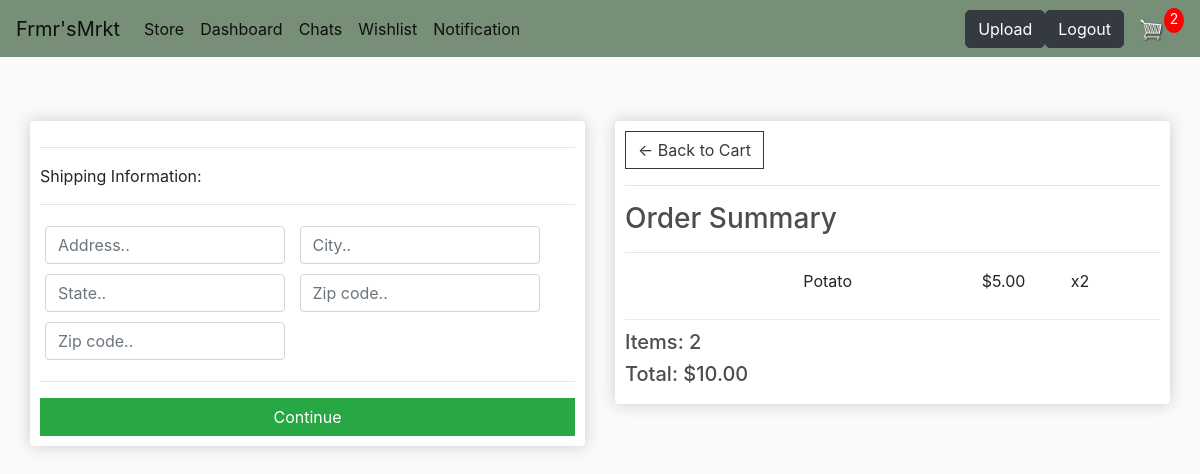
The page /checkout/ (signed in) on the database as committed earlier.
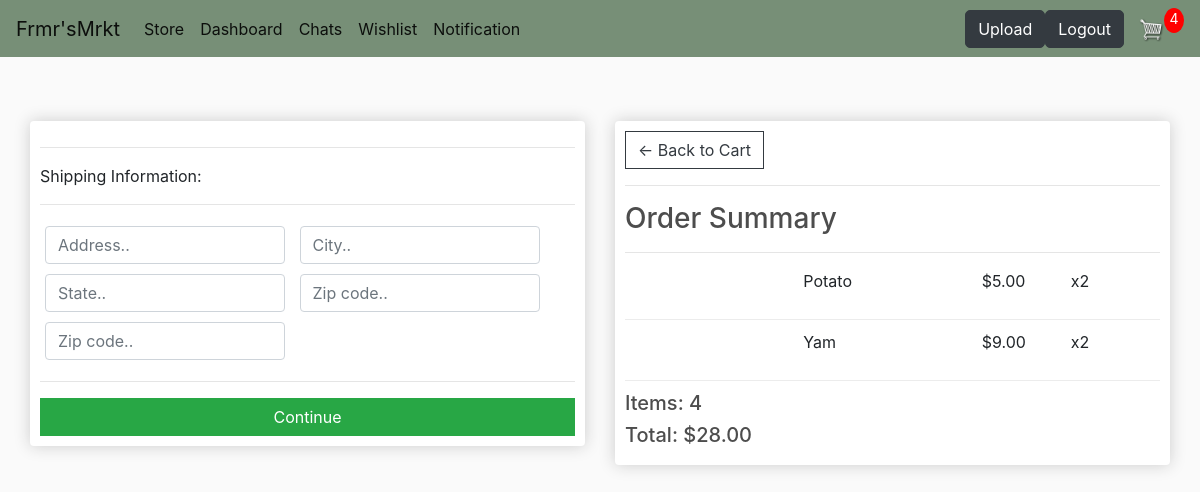
The same page on the database as committed later.
### store/models.py (models this page shows, shortened)
class OrderItem(models.Model):
	product = models.ForeignKey(Product, on_delete=models.SET_NULL, null=True)
	order = models.ForeignKey(Order, on_delete=models.SET_NULL, null=True)
	quantity = models.IntegerField(default=0, null=True, blank=True)
	price = models.FloatField(null=False, default=0)
	business = models.ForeignKey(Customer, on_delete=models.SET_NULL, null=True)
	status = models.CharField(default='New', null=True, max_length=20)
	date_added = models.DateTimeField(auto_now_add=True)
	@property
	def get_total(self):
		total = self.product.price * self.quantity
		return total

class Product(models.Model):
    name = models.CharField(max_length=200)
    price = models.FloatField()
    quantity = models.IntegerField(default=10)
    digital = models.BooleanField(default=False,null=True, blank=True)
    image = models.ImageField(null=True, blank=True)
    description = models.TextField(null=True, blank=True)
    owner = models.ForeignKey(Customer, on_delete=models.CASCADE, null=True)
    category = models.CharField(max_length=50, default='Generic')
    date_added = models.DateTimeField(default=datetime.now())
    rating = models.IntegerField(default=1)
    @property
    def imageURL(self):
        try:
            url = self.image.url
        except:
            url = ''
        return url

class Order(models.Model):
	customer = models.ForeignKey(Customer, on_delete=models.SET_NULL, null=True, blank=True)
	date_ordered = models.DateTimeField(auto_now_add=True)
	complete = models.BooleanField(default=False)
	transaction_id = models.CharField(max_length=100, null=True)
	@property
	def get_cart_total(self):
		orderitems = self.orderitem_set.all()
		total = sum([item.get_total for item in orderitems])
		return total
	@property
	def get_cart_items(self):
		orderitems = self.orderitem_set.all()
		total = sum([item.quantity for item in orderitems])
		return total
	@property
	def shipping(self):
		shipping = False
		orderitems = self.orderitem_set.all()
		for i in orderitems:
			if i.product.digital == False:
				shipping = True
		return shipping

### store/views.py (the view)
# urls.py: path('checkout/', views.checkout, name="checkout"),
def checkout(request):
	data = cartData(request)
	cartItems = data['cartItems']
	order = data['order']
	items = data['items']
	context = {'items':items, 'order':order, 'cartItems':cartItems}
	return render(request, 'store/checkout.html', context)

### store/utils.py (called while the page is built)
def cartData(request):
	if request.user.is_authenticated:
		customer = request.user.customer
		order, created = Order.objects.get_or_create(customer=customer, complete=False)
		items = order.orderitem_set.all()
		cartItems = order.get_cart_items
	else:
		cookieData = cookieCart(request)
		cartItems = cookieData['cartItems']
		order = cookieData['order']
		items = cookieData['items']
	return {'cartItems':cartItems ,'order':order, 'items':items}

### store/templates/store/checkout.html (shortened to what this page needs)
{% extends 'store/main.html' %} {% load static %} {% block content %}
<div class="row">
  <div class="col-lg-6">
    <div class="box-element" id="form-wrapper">
      <form id="form">
        <div id="shipping-info">
          <hr />
          <p>Shipping Information:</p>
          <hr />
          <div class="form-field">
            <input
              class="form-control"
              type="text"
              name="address"
              placeholder="Address.."
            />
          </div>
          <div class="form-field">
            <input
              class="form-control"
              type="text"
              name="city"
              placeholder="City.."
            />
          </div>
          <div class="form-field">
            <input
              class="form-control"
              type="text"
              name="state"
              placeholder="State.."
            />
          </div>
          <div class="form-field">
            <input
              class="form-control"
              type="text"
              name="zipcode"
              placeholder="Zip code.."
            />
          </div>
          <div class="form-field">
            <input
              class="form-control"
              type="text"
              name="country"
              placeholder="Zip code.."
            />
          </div>
        </div>
        <hr />
        <input
          id="form-button"
          class="btn btn-success btn-block"
          type="submit"
          value="Continue"
        />
      </form>
    </div>
    <br />
  </div>
  <div class="col-lg-6">
    <div class="box-element">
      <a class="btn btn-outline-dark" href="{% url 'cart' %}"
        >&#x2190; Back to Cart</a
      >
      <hr />
      <h3>Order Summary</h3>
      <hr />
      {% for item in items %}
      <div class="cart-row">
        <div style="flex: 2">
        </div>
        <div style="flex: 2"><p>{{item.product.name}}</p></div>
        <div style="flex: 1"><p>${{item.product.price|floatformat:2}}</p></div>
        <div style="flex: 1"><p>x{{item.quantity}}</p></div>
      </div>
      {% endfor %}
      <h5>Items: {{order.get_cart_items}}</h5>
      <h5>Total: ${{order.get_cart_total|floatformat:2}}</h5>
    </div>
  </div>
</div>
{% endblock content %}

Rows that differ between the two databases and show on the page:
added OrderItem: product.name "Yam", product.price "9.00", quantity "2"
computed for Order: get_cart_items "2" → "4"; get_cart_total "10.00" → "28.00"
Other text that changed with them:
{{ cartItems }}: "2" → "4"
